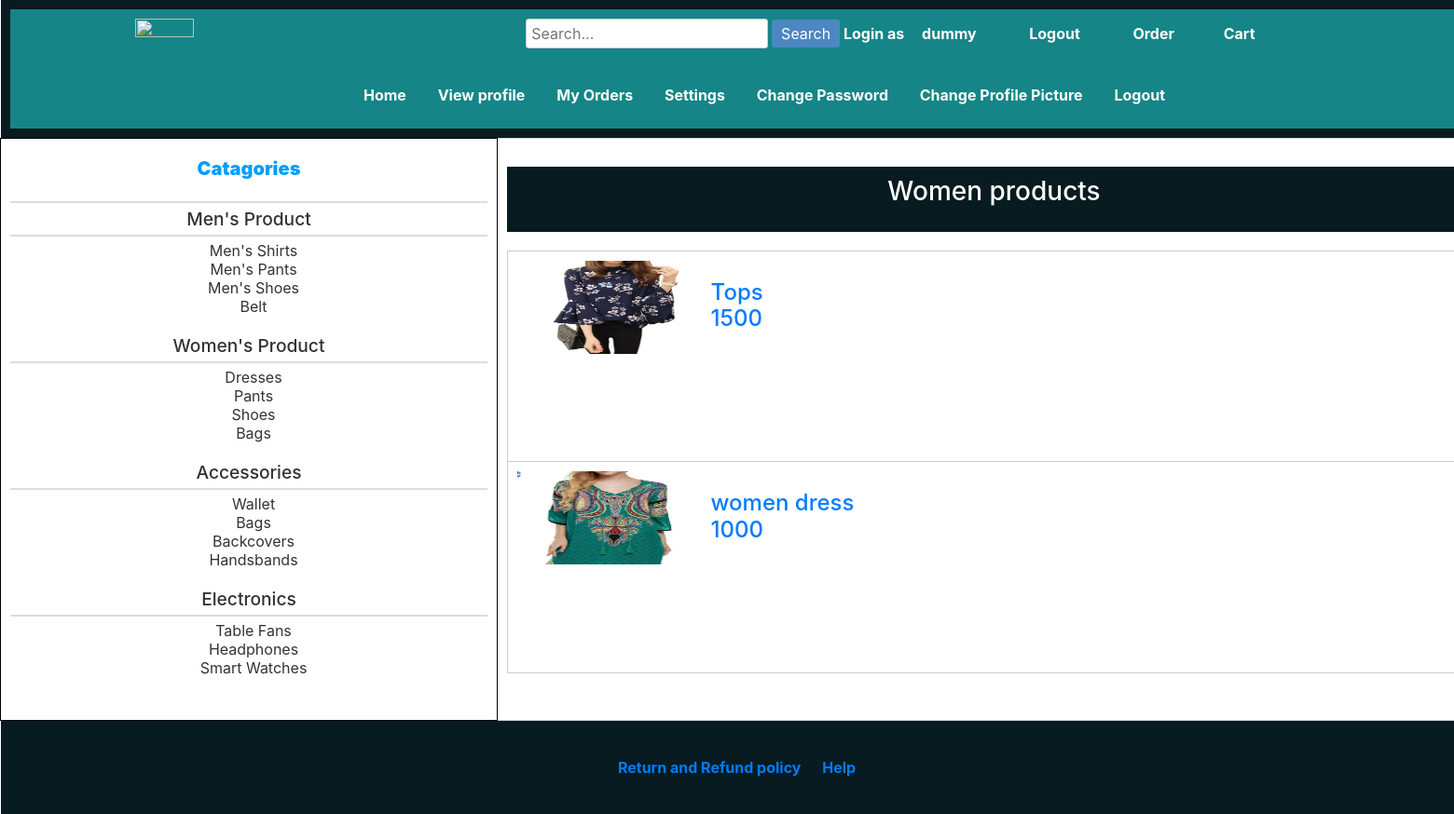
The page /app/user_pages/spf products.php?pname=Dress (signed in) on the database its author committed.
### tables this page shows
CREATE TABLE `allproducts` (
  `code` varchar(255) NOT NULL,
  `name` varchar(255) NOT NULL,
  `catagory` varchar(255) NOT NULL,
  `subcatagory` varchar(255) NOT NULL,
  `color` varchar(255) NOT NULL,
  `material` varchar(500) NOT NULL,
  `size` varchar(20) NOT NULL,
  `description` varchar(255) NOT NULL,
  `bprice` double NOT NULL,
  `sprice` double NOT NULL,
  `quantity` int(11) NOT NULL,
  `offer` double NOT NULL,
  `pdpic` varchar(500) NOT NULL
);

### data/db.php (called while the page is built, shortened)
<?php
    $host="127.0.0.1";
    $user="root";
    $pass="";
    $dbname="ecommerce";
    $port=3306;
    function executeSQL($sql){
        global $host, $user, $pass, $dbname, $port;
        $link=mysqli_connect($host, $user, $pass, $dbname, $port);
        $result = mysqli_query($link, $sql);
        return $result;
    }
?>

### data/product_access.php (called while the page is built, shortened)
<?php
	if(require_once("db.php")){
		function getProductByNameFemale($pnamee){
        $sql = "SELECT * FROM allproducts WHERE catagory='Women' AND  subcatagory LIKE '%$pnamee%'";
        $result = executeSQL($sql);
		 for($i=0; $row=mysqli_fetch_assoc($result); ++$i){
            $getProductByN[$i] = $row;
        }
        return $getProductByN;
    }
	}
	else{
		echo "Database not found";
	}
?>

### app/user_pages/spf products.php (the view, shortened to what this page needs)
<?php include "../../data/product_access.php"; ?>
<?php
    $pnamee =$_GET['pname'];
    $productnames = getProductByNameFemale($pnamee);
?>
<html>
<head>
<link rel="stylesheet" href="https://cdn.jsdelivr.net/npm/bootstrap@4.0.0/dist/css/bootstrap.min.css">
<link rel="stylesheet" href="css/home.css">
</head>
<table align="center" width="1600" >
		<tr>
			<th colspan="4" align="center" width="60%">
				<nav>
					<a href="home.php"><img src="pictures\eshop_logo.png" align="left" align="top" width="20%"></a>
					<div class="search-bar">
						<input type="text" class="search-input" placeholder="Search...">
						<button class="search-button">Search</button>
					</div>
					Login as <a href="../account/profile.php"><?= $_SESSION['user']['name']; ?></a> &nbsp;&nbsp;&nbsp;&nbsp;&nbsp;  <a href="logouthandler.php">Logout</a>  &nbsp;&nbsp;&nbsp;&nbsp;&nbsp;
					<a href="order.php">Order</a>&nbsp;&nbsp;&nbsp;&nbsp;&nbsp;
					<a href="cart.php">Cart</a>&nbsp;&nbsp;&nbsp;&nbsp;&nbsp;<br><br><br>
					<div class="dropdown">
			<div class="dropdown-content">
				<div class="sidebar">
					<ul>
					 <a href="home.php">Home</a></li>
					   <a href="../account/profile.php">View profile</a></li>
					   <a href="order.php">My Orders</a></li>
						<a href="../account/editprofile.php">Settings</a>
						<a href="../account/changepass.php">Change Password</a></li>
						<a href="../account/changepp.php">Change Profile Picture</a></li>
					   <a href="logouthandler.php">Logout</a></li>
					</ul>
				</div>
			</div>
		</div>
				</tr>
	<td class=" categ"  valign="top"  width="8px">
	<label><b class="left-category">Catagories</b></label><br><hr>
		<ul>
		<a class="intro" href="select persons male.php">Men's Product</a><hr>
		<li><a href="spm products.php?pname=Shirt">Men's Shirts</a></li>
		<li><a href="spm products.php?pname=Pant">Men's Pants</a></li>
		<li><a href="spm products.php?pname=Shoe">Men's Shoes</a></li>
		<li><a href="spm products.php?pname=Belt">Belt</a></li><br>
		<a class="intro" href="select persons female.php">Women's Product</a><hr>
		<li><a href="spf products.php?pname=Dress">Dresses</a></li>
		<li><a href="spf products.php?pname=Pant">Pants</a></li>
		<li><a href="spf products.php?pname=Shoe">Shoes</a></li>
		<li><a href="spf products.php?pname=Bags">Bags</a></li><br>
		<a class="intro" href="accessories.php">Accessories</a><hr>
		<li><a href="ack products.php?pname=Wallet">Wallet</a></li>
		<li><a href="ack products.php?pname=Bag">Bags</a></li>
		<li><a href="ack products.php?pname=BackCover">Backcovers</a></li>
		<li><a href="ack products.php?pname=HandBand">Handsbands</a></li><br>
		<a class="intro" href="electronics.php">Electronics</a><hr>
		<li><a href="eck products.php?pname=TableFan">Table Fans</a></li>
		<li><a href="eck products.php?pname=HeadPhone">Headphones</a></li>
		<li><a href="eck products.php?pname=Smart Watch">Smart Watches</a></li><br>
		</ul>
	</td>
			<td valign="top" width="40%" >
			<br>
					 <table align="center" width="100%" >
						<tr  >
                            <th  align="center"><label><h3>Women products</h3></label></th>
						</tr>
					 </table>
					 <br>
					<table align="left" width="100%" >
					  <?php foreach ($productnames as $productn) { ?>
						<tr>
							<td>
							<a href="man product.php?id=<?=$productn['code']?>"><img src="pictures\<?=$productn['pdpic'] ;?>" align="left" align="top" width="20%" height="100" ><br><h4><?=$productn['name']; ?> <br><?=$productn['sprice'] ;?></h4></a>	<br><br><br><br><br><br>
							</td>
						</tr>
						 <?php } ?>
					</table>
			</td>
			<tr height="100">
				<th colspan="2">
					<a href="aboutus.php">Return and Refund policy</a>&nbsp;&nbsp;&nbsp;&nbsp;&nbsp;
					<a href="help.php">Help</a>&nbsp;&nbsp;&nbsp;&nbsp;&nbsp;
				</th>
			</tr>
	</table>
</html>

### app/user_pages/css/home.css (style rules this page uses)
nav { background-color: rgb(21, 133, 135); padding: 10px; text-align: center; }
nav a { color: white; text-decoration: none; padding: 10px; margin: 0 5px; }
nav img { max-width: 100%; height: auto; }
.search-bar { display: inline-block; }
.search-input { padding: 5px; border: 1px solid #ccc; border-radius: 3px; }
.search-button { padding: 5px 10px; background-color: #4c87c1; color: white; border: none; border-radius: 3px; cursor: pointer; }
th { background-color: #071b20; color: white; padding: 10px; text-align: center; }
td { border: 1px solid #ccc; padding: 10px; }
.categ { text-align: center; padding: 10px; border-radius: 5px; width: 200px; height: 100px; border: 1px solid black; padding: 10px; margin: 10px; }
.categ label { font-size: 20px; font-weight: bold; color: #009dff; padding: 10px; }
.categ ul { list-style-type: none; padding: 0; }
.categ a { text-decoration: none; color: #333; }
.intro { text-decoration: none; color: #333; font-size: larger; font-weight: 500; }
.categ hr { margin: 5px 0; border: 0.5px solid #ddd; }
.categ li { margin-left: 10px; }

### rows shown on the page
allproducts: pdpic (picture), name "Tops", sprice "1500"
allproducts: pdpic (picture), name "women dress", sprice "1000"

### other values the page prints
$_SESSION['user']['name'] "dummy"
